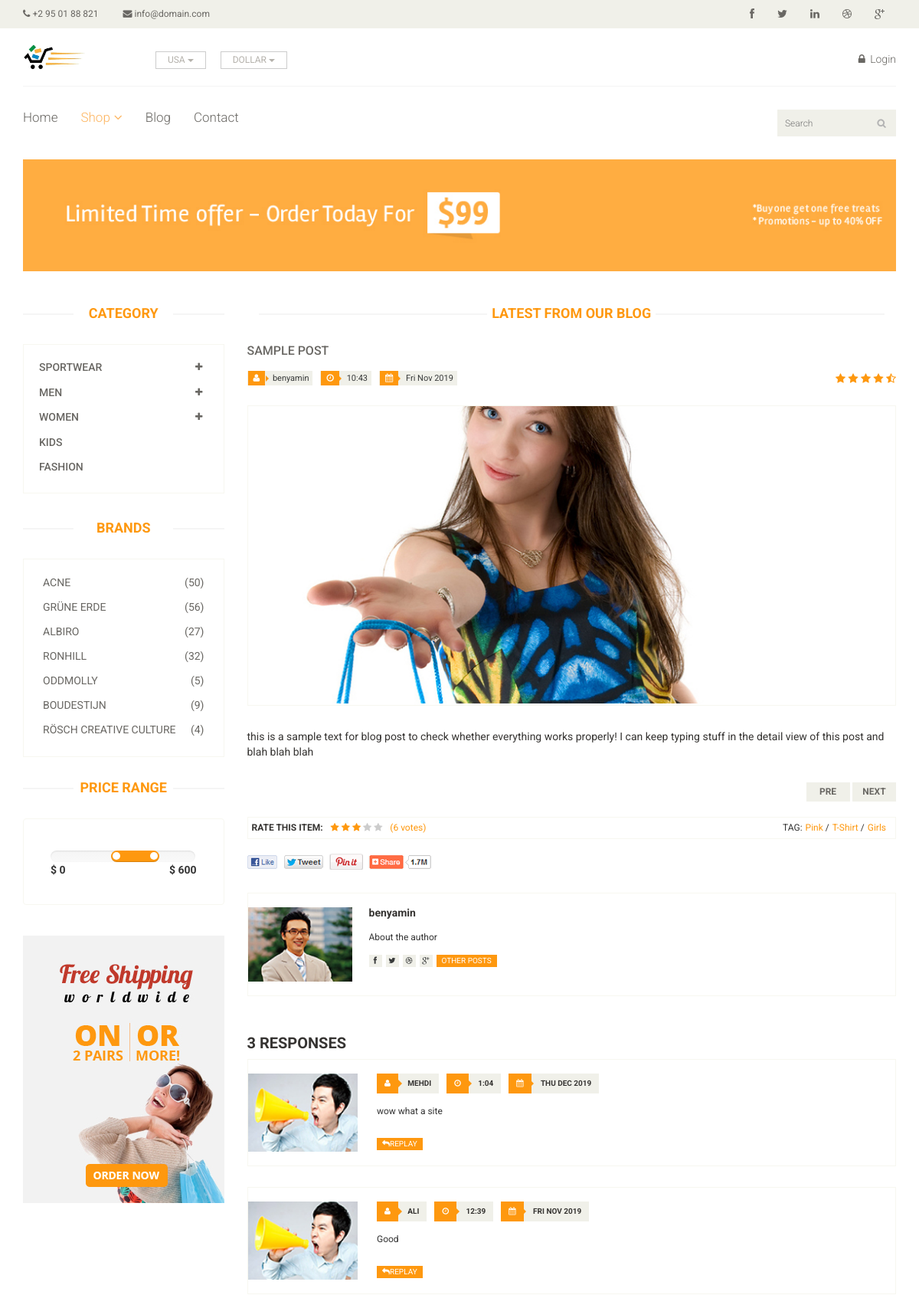
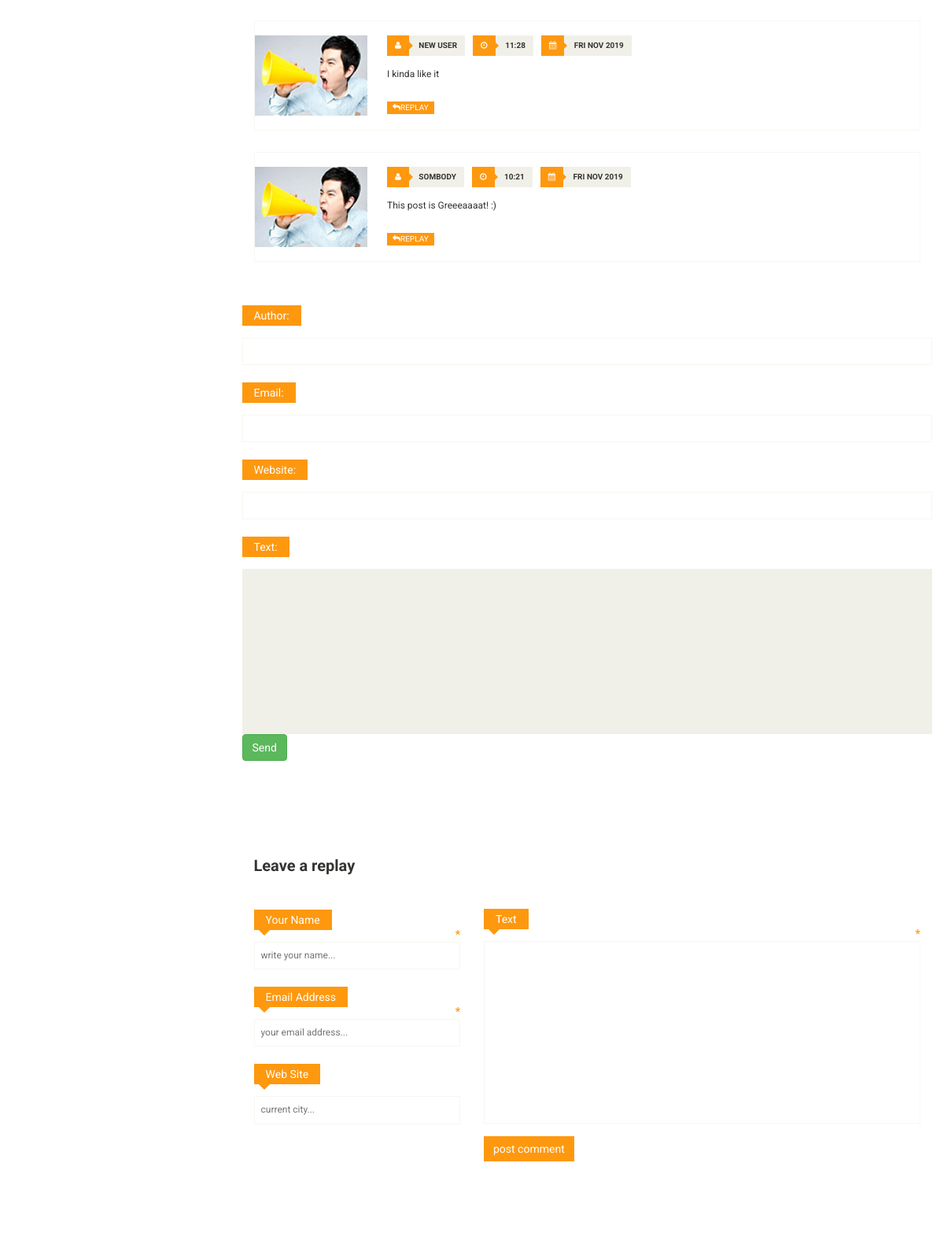
Page /blog/post/1/ (upper part) on the committed database (2 pictures, top to bottom).
### shop/models.py (models this page shows, shortened)
class Category(models.Model):
    name =  models.CharField(max_length=25)
    sub_category = models.ManyToManyField('self',blank=True)
    is_main = models.BooleanField(default=False)
    slug = models.SlugField(allow_unicode=True,unique=True,blank=True)
    def __str__(self):
        return f'{self.name}'

### blog/models.py (models this page shows, shortened)
class Post(models.Model):
    author = models.ForeignKey('auth.User',on_delete=models.CASCADE)
    text = models.TextField(max_length=5000)
    text_preview = models.TextField(max_length=400)
    title = models.CharField(max_length=50)
    image = models.ImageField(upload_to="blog/", blank=True)
    creating_date = models.DateTimeField(default=timezone.now)
    publishing_date = models.DateTimeField(null=True,blank=True)

class Comment(models.Model):
    class Meta:
        ordering = ('is_approved','-creating_date')
    author = models.CharField(max_length=30)
    text = models.TextField(max_length=200)
    email = models.EmailField()
    website = models.URLField(blank=True)
    post = models.ForeignKey('Post', related_name='comments' ,on_delete=models.CASCADE)
    creating_date = models.DateTimeField(default=timezone.now)
    is_approved = models.BooleanField(default=False)

### blog/views.py (the view, shortened to what this page needs)
# urls.py: path('post/<int:pk>/',views.PostDetailView.as_view(),name='post-detail'),
class PostDetailView(DetailView):
    model = Post
    def get_context_data(self,**kwargs):
        context = super().get_context_data(**kwargs)
        context['main_categories'] = models.Category.objects.filter(is_main=True)
        context['comment_form'] = CommentForm()
        return context

### blog/forms.py
class CommentForm(forms.ModelForm):
    class Meta:
        model = Comment
        fields = ('author', 'email','website', 'text')

### templates/blog/post_detail.html (shortened to what this page needs)
{% extends "base/base.html" %}
{% load static %}
{% block content %}
	<section>
		<div class="container">
			<div class="row">
				<div class="col-sm-3">
					<div class="left-sidebar">
						<h2>Category</h2>
						<div class="panel-group category-products" id="accordian">
              {% for cat in main_categories %}
                <div class="panel panel-default">
                  <div class="panel-heading">
                    <h4 class="panel-title">
                      <a data-toggle="collapse" data-parent="#accordian" href="#{{ cat|lower }}">
                        {% if cat.sub_category.all %}
                          <span class="badge pull-right"><i class="fa fa-plus"></i></span>
                        {% endif %}
                        {{ cat }}
                      </a>
                    </h4>
                  </div>
                </div>
              {% endfor %}
            </div>
						<div class="brands_products">
							<h2>Brands</h2>
							<div class="brands-name">
								<ul class="nav nav-pills nav-stacked">
									<li><a href=""> <span class="pull-right">(50)</span>Acne</a></li>
									<li><a href=""> <span class="pull-right">(56)</span>Grüne Erde</a></li>
									<li><a href=""> <span class="pull-right">(27)</span>Albiro</a></li>
									<li><a href=""> <span class="pull-right">(32)</span>Ronhill</a></li>
									<li><a href=""> <span class="pull-right">(5)</span>Oddmolly</a></li>
									<li><a href=""> <span class="pull-right">(9)</span>Boudestijn</a></li>
									<li><a href=""> <span class="pull-right">(4)</span>Rösch creative culture</a></li>
								</ul>
							</div>
						</div>
						<div class="price-range">
							<h2>Price Range</h2>
							<div class="well">
								 <input type="text" class="span2" value="" data-slider-min="0" data-slider-max="600" data-slider-step="5" data-slider-value="[250,450]" id="sl2" ><br />
								 <b>$ 0</b> <b class="pull-right">$ 600</b>
							</div>
						</div>
						<div class="shipping text-center">
							<img src="{% static "images/home/shipping.jpg" %}" alt="" />
						</div>
					</div>
				</div>
				<div class="col-sm-9">
					<div class="blog-post-area">
						<h2 class="title text-center">Latest From our Blog</h2>
						<div class="single-blog-post">
							<h3>{{ post.title }}</h3>
							<div class="post-meta">
								<ul>
                  <li><i class="fa fa-user"></i> {{ post.author }}</li>
                  <li><i class="fa fa-clock-o"></i> {{ post.publishing_date|date:"f"}}</li>
                  <li><i class="fa fa-calendar"></i> {{ post.publishing_date|date:"D M Y"}}</li>
								</ul>
								<span>
									<i class="fa fa-star"></i>
									<i class="fa fa-star"></i>
									<i class="fa fa-star"></i>
									<i class="fa fa-star"></i>
									<i class="fa fa-star-half-o"></i>
								</span>
							</div>
							<a href="/media/{{ post.image }}">
								<img src="/media/{{ post.image }}" alt="NF">
							</a>
              <p>{{ post.text }}</p>
							<div class="pager-area">
								<ul class="pager pull-right">
									<li><a href="#">Pre</a></li>
									<li><a href="#">Next</a></li>
								</ul>
							</div>
						</div>
					</div>
					<div class="rating-area">
						<ul class="ratings">
							<li class="rate-this">Rate this item:</li>
							<li>
								<i class="fa fa-star color"></i>
								<i class="fa fa-star color"></i>
								<i class="fa fa-star color"></i>
								<i class="fa fa-star"></i>
								<i class="fa fa-star"></i>
							</li>
							<li class="color">(6 votes)</li>
						</ul>
						<ul class="tag">
							<li>TAG:</li>
							<li><a class="color" href="">Pink <span>/</span></a></li>
							<li><a class="color" href="">T-Shirt <span>/</span></a></li>
							<li><a class="color" href="">Girls</a></li>
						</ul>
					</div>
					<div class="socials-share">
						<a href=""><img src="{% static "images/blog/socials.png" %}" alt=""></a>
					</div>
					<div class="media commnets">
						<a class="pull-left" href="#">
							<img class="media-object" src="{% static "images/blog/man-one.jpg" %}" alt="">
						</a>
						<div class="media-body">
							<h4 class="media-heading">{{ post.author }}</h4>
							<p>About the author</p>
							<div class="blog-socials">
								<ul>
									<li><a href=""><i class="fa fa-facebook"></i></a></li>
									<li><a href=""><i class="fa fa-twitter"></i></a></li>
									<li><a href=""><i class="fa fa-dribbble"></i></a></li>
									<li><a href=""><i class="fa fa-google-plus"></i></a></li>
								</ul>
								<a class="btn btn-primary" href="">Other Posts</a>
							</div>
						</div>
					</div>
					<div class="response-area">
						<h2>3 RESPONSES</h2>
						<ul class="media-list">
              {% for comment in post.comments.all %}
							<li class="media">
								<a class="pull-left" href="#">
									<img class="media-object" src="{% static "images/blog/man-two.jpg" %}" alt="">
								</a>
								<div class="media-body">
									<ul class="sinlge-post-meta">
                    <li><i class="fa fa-user"></i> {{ comment.author }}</li>
  									<li><i class="fa fa-clock-o"></i> {{ comment.creating_date|date:"f"}}</li>
  									<li><i class="fa fa-calendar"></i> {{ comment.creating_date|date:"D M Y"}}</li>
									</ul>
									<p>{{ comment.text }}</p>
									<a class="btn btn-primary" href=""><i class="fa fa-reply"></i>Replay</a>
								</div>
							</li>
							{% endfor %}
						</ul>
					</div>
          <div class="replay-box">
						<div class="row">
              <form class="form-group" method="POST">
                {{ comment_form }}
                <button class="btn btn-success" type="submit">Send</button>
              </form>
						</div>
					</div>
					<div class="replay-box">
						<div class="row">
							<div class="col-sm-4">
								<h2>Leave a replay</h2>
								<form>
									<div class="blank-arrow">
										<label>Your Name</label>
									</div>
									<span>*</span>
									<input type="text" placeholder="write your name...">
									<div class="blank-arrow">
										<label>Email Address</label>
									</div>
									<span>*</span>
									<input type="email" placeholder="your email address...">
									<div class="blank-arrow">
										<label>Web Site</label>
									</div>
									<input type="email" placeholder="current city...">
								</form>
							</div>
							<div class="col-sm-8">
								<div class="text-area">
									<div class="blank-arrow">
										<label>Text</label>
									</div>
									<span>*</span>
									<textarea name="message" rows="11"></textarea>
									<a class="btn btn-primary" href="">post comment</a>
								</div>
							</div>
						</div>
					</div>
				</div>
			</div>
		</div>
	</section>
{% endblock content %}

### rows in the picture
Category: name "SPORTWEAR"
Category: name "MEN"
Category: name "WOMEN"
Category: name "KIDS"
Category: name "FASHION"
Post: title "SAMPLE POST", author "benyamin", publishing_date "10:43", publishing_date "Fri Nov 2019", image (picture), text "this is a sample text for blog post to check whether everything works properly! I can keep typing stuff in the detail view of this post and blah blah blah"
Comment: author "MEHDI", creating_date "1:04", creating_date "THU DEC 2019", text "wow what a site"
Comment: author "ALI", creating_date "12:39", creating_date "FRI NOV 2019", text "Good"
Comment: author "NEW USER", creating_date "11:28", creating_date "FRI NOV 2019", text "I kinda like it"
Comment: author "SOMBODY", creating_date "10:21", creating_date "FRI NOV 2019", text "This post is Greeeaaaat! :)"
